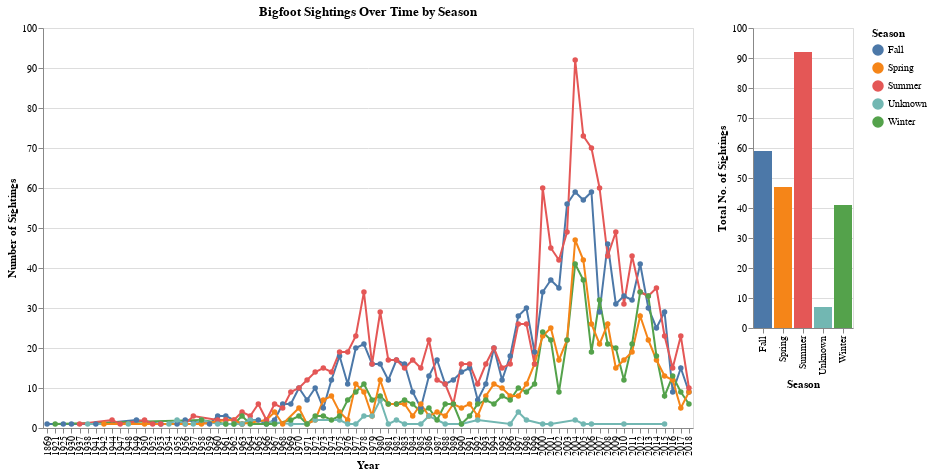

The cell this chart's notebook holds for it:
### Markdown cell above
## Visualization 2 - First Alternate

(Errors encountered while embedding this line chart and bar graph on the jekyll page, but presented in notebook to show work)

### Code cell
# Group sightings by year and season
line_data = bigfoot_df.groupby([bigfoot_df['date'].dt.year, 'season']).size().reset_index(name='sightings')
line_data.columns = ['year', 'season', 'sightings']

brush = alt.selection_interval(encodings=['x'])

line_chart = alt.Chart(line_data).mark_line(point=True).encode(
    x=alt.X('year:O', title='Year'),
    y=alt.Y('sightings:Q', title='Number of Sightings'),
    color=alt.Color('season:N', title='Season'),  
    tooltip=['year:O', 'season:N', 'sightings:Q'], 
    opacity=alt.condition(brush, alt.value(1), alt.value(0.2))  
).properties(
    width=650,
    height=400,
    title="Bigfoot Sightings Over Time by Season"
).add_params(
    brush
)


# Bar chart filtered by brush selection
bars = alt.Chart(line_data).mark_bar().encode(
    x=alt.X('season:N', axis=alt.Axis(title='Season')),
    y=alt.Y('sightings:Q', axis=alt.Axis(title='Total No. of Sightings')),  
    color=alt.Color('season:N'),  
    tooltip=['season:N', 'sum(sightings):Q']  
).transform_filter(
    brush
)

final_line_chart = line_chart | bars 
final_line_chart

### Figure 1 — Vega-Lite specification as saved in the notebook (floating-point values rounded to 4 significant figures; data arrays with more than 128 entries replaced by an {"elided": "..."} marker saying what was removed)
{"config": {"view": {"continuousWidth": 300, "continuousHeight": 300}}, "hconcat": [{"mark": {"type": "line", "point": true}, "encoding": {"color": {"field": "season", "title": "Season", "type": "nominal"}, "opacity": {"condition": {"param": "param_3", "value": 1}, "value": 0.2}, "tooltip": [{"field": "year", "type": "ordinal"}, {"field": "season", "type": "nominal"}, {"field": "sightings", "type": "quantitative"}], "x": {"field": "year", "title": "Year", "type": "ordinal"}, "y": {"field": "sightings", "title": "Number of Sightings", "type": "quantitative"}}, "height": 400, "name": "view_1", "title": "Bigfoot Sightings Over Time by Season", "width": 650}, {"mark": {"type": "bar"}, "encoding": {"color": {"field": "season", "type": "nominal"}, "tooltip": [{"field": "season", "type": "nominal"}, {"aggregate": "sum", "field": "sightings", "type": "quantitative"}], "x": {"axis": {"title": "Season"}, "field": "season", "type": "nominal"}, "y": {"axis": {"title": "Total No. of Sightings"}, "field": "sightings", "type": "quantitative"}}, "transform": [{"filter": {"param": "param_3"}}]}], "data": {"name": "data-01b256da89b0655eec96683d73572f55"}, "params": [{"name": "param_3", "select": {"type": "interval", "encodings": ["x"]}, "views": ["view_1"]}], "$schema": "https://vega.github.io/schema/vega-lite/v5.20.1.json", "datasets": {"data-01b256da89b0655eec96683d73572f55": {"elided": "289 records"}}}
